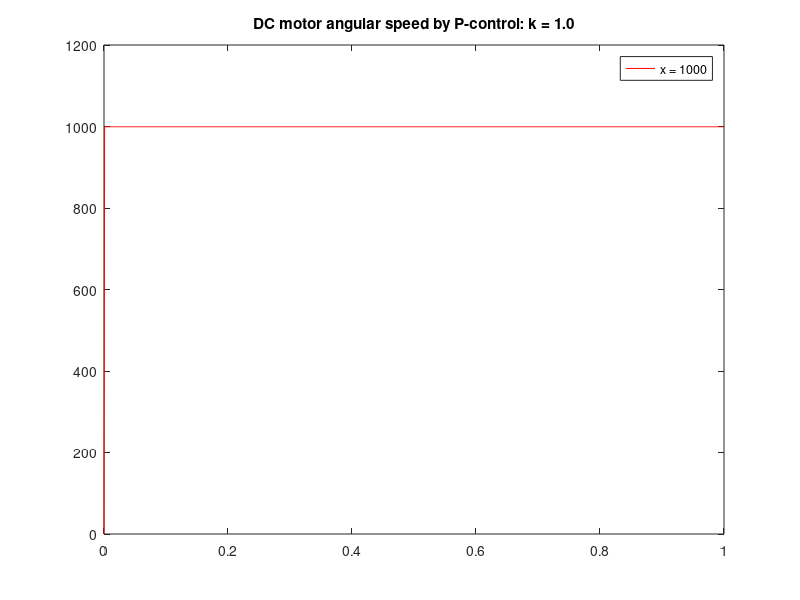
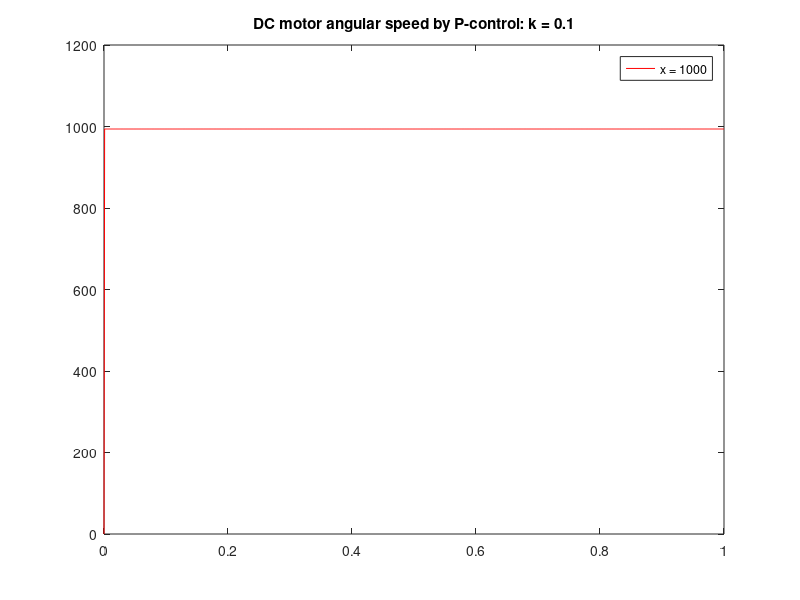
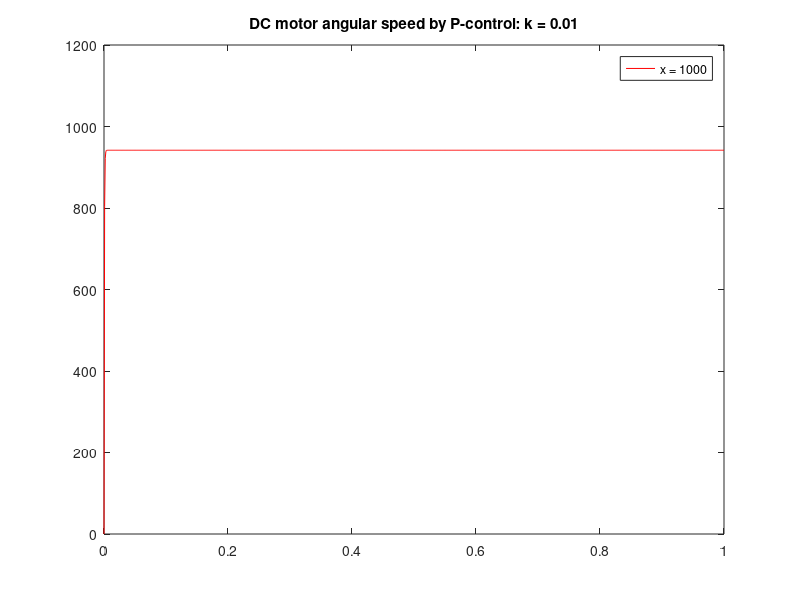
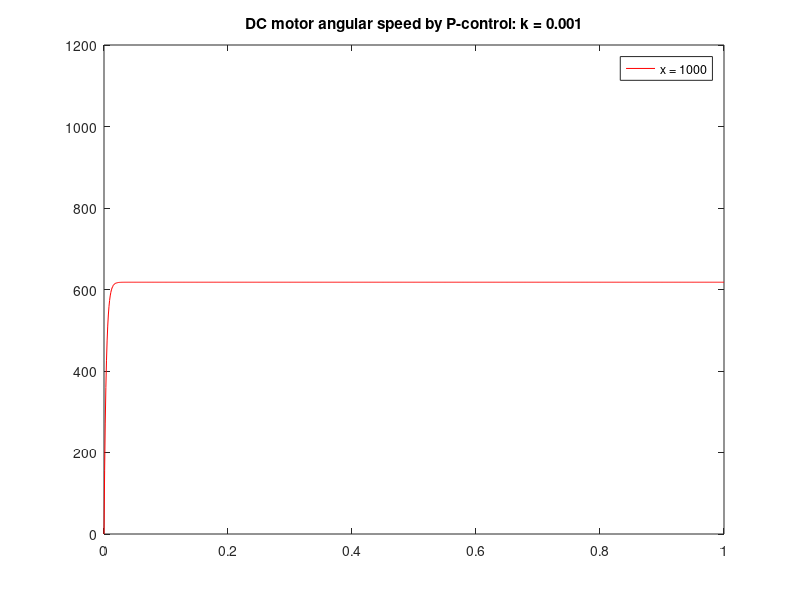

Here is the MATLAB script that generated these plots, in order:
%
%   Simulation of dc_motor P-control
%     Author: Keitaro Naruse
%     Date: 2023-04-10
%     You should update motor parameteres and equations
%     MIT License
%

% Motor parameters
R = 2.61;
L = 0.02 * 1E-3;
Jm = 0.014 * 1E-7;
Ki = 15440/60*2*pi;
Ke = 1/Ki;
Kt = 0.657 * 1E-3;
Tm = ( R * Jm ) / ( Ke * Kt ) ;
Te = L/R;

% Set a plant of DC motor speed as transfer function
P = tf([1], [Ke*Tm*Te, Ke*Tm, Ke]);

% Simulation setting
t = [0 : 0.001 : 1];

% Set a P-controller
%C1 = 0.1;
%C2 = 0.01;
%C3 = 0.001;
C1 = 1.0;
C2 = 0.1;
C3 = 0.01;
C4 = 0.001;



% Set a reference 300, 600, 900 [rad/s]
%X3 = 300 * ones(size(t));
%X6 = 600 * ones(size(t));
%X9 = 900 * ones(size(t));
X10 = 1000 * ones(size(t));

% Whole system
G1 = feedback(C1*P, 1);
G2 = feedback(C2*P, 1);
G3 = feedback(C3*P, 1);
G4 = feedback(C4*P, 1);

% Simulation
%Y_G1_X3 = lsim(G1, X3, t);
%Y_G1_X6 = lsim(G1, X6, t);
% Y_G1_X9 = lsim(G1, X9, t);
% 
% Y_G2_X3 = lsim(G2, X3, t);
% Y_G2_X6 = lsim(G2, X6, t);
% Y_G2_X9 = lsim(G2, X9, t);
% 
% Y_G3_X3 = lsim(G3, X3, t);
% Y_G3_X6 = lsim(G3, X6, t);
% Y_G3_X9 = lsim(G3, X9, t);

Y_G1_X10 = lsim(G1, X10, t);
Y_G2_X10 = lsim(G2, X10, t);
Y_G3_X10 = lsim(G3, X10, t);
Y_G4_X10 = lsim(G4, X10, t);

% Plot for c = 1.0
figure(1);
% plot(t, Y_G1_X3, 'r-',  t, X3, 'k-', t, ...
%     Y_G1_X6, 'g-',  t, X6, 'k-', ...
%     t, Y_G1_X9, 'b-',  t, X9, 'k-');

plot(t, Y_G1_X10, 'r-');
xlim([0 1]); ylim([0 1200]);
title('DC motor angular speed by P-control: k = 1.0');
% legend('x = 300', 'x = 600', 'x = 900');
legend('x = 1000')


% Plot for c = 0.1
figure(2);
plot(t, Y_G2_X10, 'r-');
xlim([0 1]); ylim([0 1200]);
title('DC motor angular speed by P-control: k = 0.1');
legend('x = 1000')

% Plot for c = 0.01
figure(3);
plot(t, Y_G3_X10, 'r-');
xlim([0 1]); ylim([0 1200]);
title('DC motor angular speed by P-control: k = 0.01');
legend('x = 1000')

% Plot for c = 0.001
figure(4);
plot(t, Y_G4_X10, 'r-');
xlim([0 1]); ylim([0 1200]);
title('DC motor angular speed by P-control: k = 0.001');
legend('x = 1000')

% % Plot for c = 0.01
% figure(2);
% % plot(t, Y_G2_X3, 'r-', t, Y_G2_X6, 'g-', t, Y_G2_X9, 'b-');
% plot(t, Y_G2_X3, 'r-',  t, X3, 'k-', t, ...
%     Y_G2_X6, 'g-',  t, X6, 'k-', ...
%     t, Y_G2_X9, 'b-',  t, X9, 'k-');
% xlim([0 1]); ylim([0 1200]);
% title('DC motor angular speed by P-control: k = 0.01');
% legend('x = 300', 'x = 600', 'x = 900');
% 
% % Plot for c = 0.001
% figure(3);
% % plot(t, Y_G3_X3, 'r-', t, Y_G3_X6, 'g-', t, Y_G3_X9, 'b-');
% plot(t, Y_G3_X3, 'r-',  t, X3, 'k-', t, ...
%     Y_G3_X6, 'g-',  t, X6, 'k-', ...
%     t, Y_G3_X9, 'b-',  t, X9, 'k-');
% xlim([0 1]); ylim([0 1200]);
% title('DC motor angular speed by P-control: k = 0.001');
% legend('x = 300', 'x = 600', 'x = 900');

% Plot for x = 1000
figure(5);
plot(t, Y_G1_X10, 'r-', t, Y_G2_X10, 'g-', t, Y_G3_X10, 'b-', t, Y_G4_X10, 'm-', t, X10, 'k-');
xlim([0 1]); ylim([0 1200]);
title('DC motor angular speed by P-control for x = 1000');
legend('k = 1.0', 'k = 0.1', 'k = 0.01', 'k = 0.001');

% % Plot for x = 900
% % Simulation setting
% t = [0 : 0.000001 : 0.001];
% % Set a P-controller
% C1 = 1;
% C2 = 10;
% C3 = 100;
% G1 = feedback(C1*P, 1);
% G2 = feedback(C2*P, 1);
% G3 = feedback(C3*P, 1);
% Y_G1_X9 = lsim(G1, X9, t);
% Y_G2_X9 = lsim(G2, X9, t);
% Y_G3_X9 = lsim(G3, X9, t);
% figure(5);
% plot(t, Y_G1_X9, 'r-', t, Y_G2_X9, 'g-', t, Y_G3_X9, 'b-', t, X9, 'k-');
% xlim([0 0.0002]); ylim([0 1800]);
% title('DC motor angular speed by P-control for x = 900');
% legend('k = 1', 'k = 10', 'k = 100');
% 
% 
